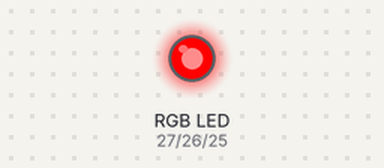
Bench run of a sketch on a simulated ESP32. Parts: an RGB LED mixed from three pins (HIGH = lit).

Above: at 0.05 s.
At 1.5 s:
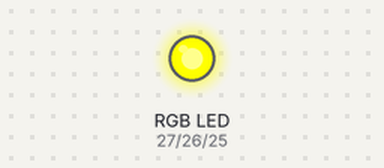
At 3.0 s:
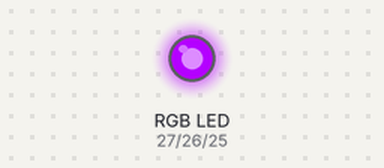
At 3.75 s:
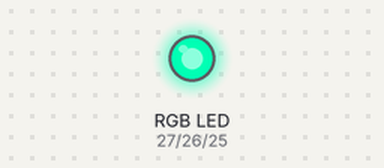
At 4.5 s:
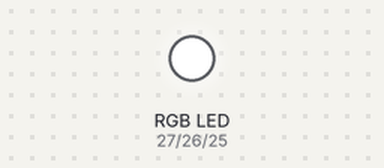
At 6.0 s:
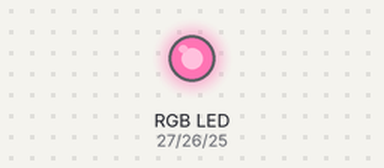
Timing chart, 0 to 7.8 s (numbered marks = the images above):
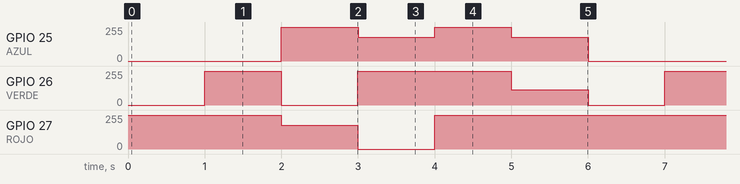

Measured:
- by itself, GPIO 25 (AZUL): repeats every 6.0 s: 180/255 1.0 s, 255/255 1.0 s, 180/255 1.0 s, 0/255 2.0 s, 255/255 1.0 s
- by itself, GPIO 26 (VERDE): repeats every 6.0 s: 0/255 1.0 s, 255/255 2.0 s, 116/255 1.0 s, 0/255 1.0 s, 255/255 1.0 s
- by itself, GPIO 27 (ROJO): repeats every 6.0 s: 180/255 1.0 s, 0/255 1.0 s, 255/255 4.0 s

The sketch:

ledRGB.ino
```cpp
//cada color - resistencia 330 ohms - pin digital
//catodo es el más largo - GND
const int ROJO = 27;
const int VERDE = 26;
const int AZUL = 25;

void setup() {
  pinMode(ROJO, OUTPUT);
  pinMode(VERDE, OUTPUT);
  pinMode(AZUL, OUTPUT);
}

void loop() {
  color(255, 0, 0);       // Rojo
  delay(1000);

  color(255, 255, 0);     // Amarillo
  delay(1000);

  color(180, 0, 255);     // Morado
  delay(1000);

  color(0, 255, 180);     // Turquesa
  delay(1000);

  color(255, 255, 255);   // Blanco
  delay(1000);

  color(255, 116, 180);   // Rosado pastel
  delay(1000);
}

void color(int r, int v, int a) {
  analogWrite(ROJO, r);
  analogWrite(VERDE, v);
  analogWrite(AZUL, a);
}
```
